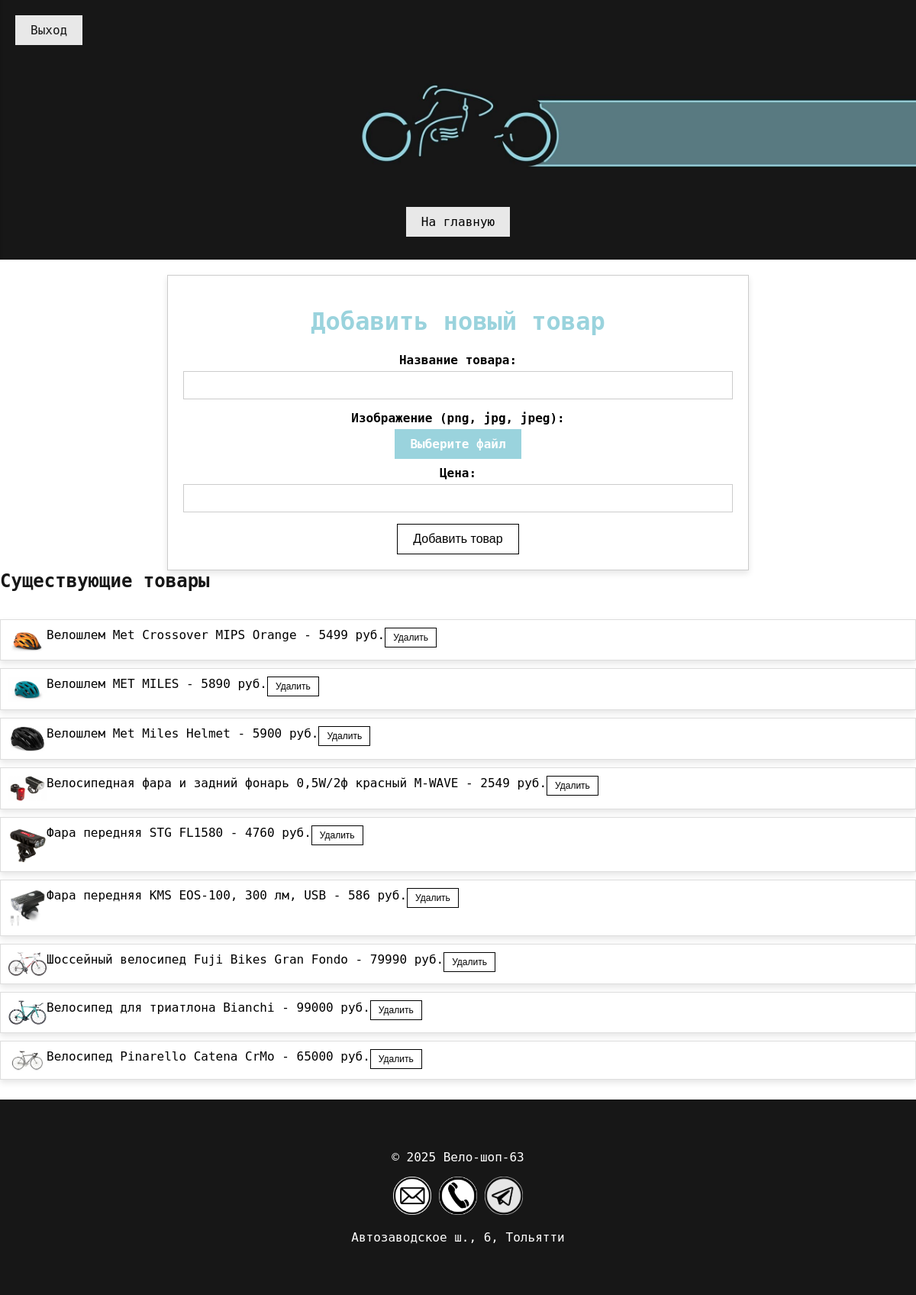
The page /admin on the database its author committed.
### tables this page shows
CREATE TABLE products (id_product INTEGER PRIMARY KEY AUTOINCREMENT, name TEXT, image TEXT, price INTEGER);

### app.py (the view)
@application.route('/admin')
def admin():
    conn = get_db_connection()
    products = conn.execute('SELECT * FROM products').fetchall()
    conn.close()
    return render_template('admin.html', products=products)

### app.py (called while the page is built)
def get_db_connection():
    conn = sqlite3.connect('VeloShop.db')
    conn.row_factory = sqlite3.Row  # Чтобы можно было обращаться к полям по имени
    return conn

### templates/admin.html (shortened to what this page needs)
<!DOCTYPE html>
<html lang="ru">
    <head>
        <link rel="stylesheet" href="{{ url_for('static', filename='css/styles.css') }}">
        <link rel="stylesheet" href="https://cdnjs.cloudflare.com/ajax/libs/animate.css/4.1.1/animate.min.css"/>
    </head>
<body>
    <header>
        <a href="/" class="main-button">На главную</a>
    </header>
    <a href="/exit" class="exit-button">
        <span>Выход</span>
    </a>
    <main class="main-add-product">
        <h1>Добавить новый товар</h1>
        <form action="/add_product" method="POST" enctype="multipart/form-data">
            <label for="name">Название товара:</label>
            <input type="text" id="name" name="name" required><br>
            <label for="image">Изображение (png, jpg, jpeg):</label>
            <div class="file-upload">
                <label for="image" class="custom-file-upload">
                    Выберите файл
                </label>
            </div>
            <label for="price">Цена:</label>
            <input type="number" id="price" name="price" required min="1" step="1" onkeydown="return validateInput(event)"><br>
            <button class="add-product" type="submit">Добавить товар</button>
        </form>
    </main>
    <h2>Существующие товары</h2>
    <ul>
        {% for product in products %}
            <li>
                <img src="{{ product.image }}" width="50">
                {{ product.name }} - {{ product.price }} руб.
                <form method="POST" action="{{ url_for('delete_product', product_id=product.id_product) }}" style="display:inline;">
                    <button type="submit" class = "delete-product">Удалить</button>
                </form>
            </li>
        {% endfor %}
    </ul>
    <footer>
        <p>© 2025 Вело-шоп-63</p>
        <div class="contacts">
            <a href="mailto:info@veloshop63.com"><img src="/images/email-icon.png" alt="Почта" width="50"></a>
            <a href="tel:+7986533688"><img src="/images/phone-icon.png" alt="Телефон" width="50"></a>
            <a href="https://t.me/veloshop63"><img src="/images/tg-icon.png" alt="Телеграмм" width="50"></a>
            <p>Автозаводское ш., 6, Тольятти</p>
        </div>
    </footer>
</body>
</html>

### static/css/styles.css (style rules this page uses)
body { font-family: 'DejaVu Sans Mono', monospace; height: 100%; margin: 0; padding: 0; display: flex; flex-direction: column; min-height: 100vh; }
header { background-image: url(/../images/header.jpg); background-size: cover; background-position: center; height: 300px; display: flex; flex-direction: column; justify-content: flex-end; align-items: center; margin: 0; padding: 0; text-align: center; padding: 30px 0; opacity: 0; transform: translateY(-20px); animation: fadeIn 0.8s ease-in-out forwards; }
.admin-button, .exit-button { position: fixed; top: 20px; left: 20px; background-color: white; color: #171717; padding: 10px 20px; border: none; cursor: pointer; z-index: 1000; display: flex; align-items: center; opacity: 0.9; text-decoration: none; }
a { text-decoration: none; color: #171717; }
h1 { color: #9ad3dd; }
h2 { color: #171717; margin-top: 0; }
main { flex: 1; align-items: center; text-align: center; padding: 20px; }
.add-to-cart, .add-product, .sign-in, .sign-up { background-color: white; color: black; border: 1px solid black; padding: 10px 20px; font-size: 16px; cursor: pointer; transition: background-color 0.3s; }
.delete-product { background-color: white; color: black; border: 1px solid black; padding: 5px 10px; font-size: 12px; cursor: pointer; transition: background-color 0.3s; }
.main-add-product, .login-container, .main-personal-account { width: 60%; align-items: center; text-align: center; margin: 0 auto; border: 1px solid #ccc; box-shadow: 0 4px 8px rgba(0, 0, 0, 0.1); }
label { display: block; margin-bottom: 5px; font-weight: bold; }
input[type="text"], input[type="number"], input[type="file"], input[type="password"] { width: 100%; padding: 10px; margin-bottom: 15px; border: 1px solid #ccc; box-sizing: border-box; }
.file-upload { position: relative; overflow: hidden; display: inline-block; cursor: pointer; }
.custom-file-upload { display: inline-block; padding: 10px 20px; cursor: pointer; background-color: #9ad3dd; color: white; text-align: center; transition: background-color 0.3s ease; }
.main-button { background-color: white; color: black; padding: 10px 20px; border: none; cursor: pointer; opacity: 0.9; text-decoration: none; }
ul { list-style-type: none; padding: 0; }
li { position: relative; display: flex; align-items: flex-start; margin-bottom: 10px; text-align: left; padding: 10px; border: 1px solid #ddd; opacity: 0; transition: opacity 0.5s ease; box-shadow: 0 4px 8px rgba(0, 0, 0, 0.1); }
footer { text-align: center; background-color: #171717; padding: 50px 0; z-index: 999; }
footer p, footer ul, footer a { color: white; }

### rows shown on the page
products: image (picture), name "Велошлем Met Crossover MIPS Orange", price "5499"
products: image (picture), name "Велошлем MET MILES", price "5890"
products: image (picture), name "Велошлем Met Miles Helmet", price "5900"
products: image (picture), name "Велосипедная фара и задний фонарь 0,5W/2ф красный M-WAVE", price "2549"
products: image (picture), name "Фара передняя STG FL1580", price "4760"
products: image (picture), name "Фара передняя KMS EOS-100, 300 лм, USB", price "586"
products: image (picture), name "Шоссейный велосипед Fuji Bikes Gran Fondo", price "79990"
products: image (picture), name "Велосипед для триатлона Bianchi", price "99000"
products: image (picture), name "Велосипед Pinarello Catena CrMo", price "65000"
